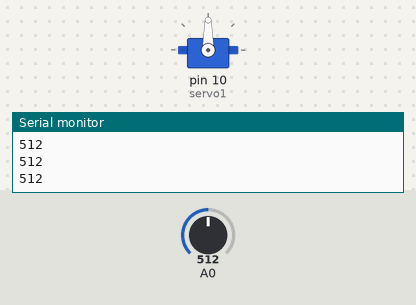
Bench run of a sketch on a simulated Arduino Uno, built with avr-gcc and run on an emulated ATmega328P. Parts: servo, the last lines printed to the serial monitor. The inputs (shaded band) are chosen by the test bench; at power-on: A0 = 512.

Above: at 1.2 s.
1.3 s: A0 set to 267
2.8 s: A0 set to 241
At 3.4 s:
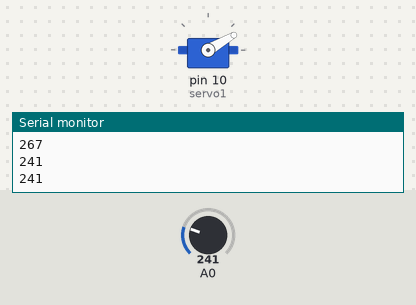
4.3 s: A0 set to 260
At 4.6 s:
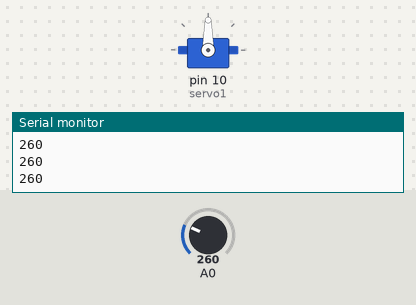
5.8 s: A0 set to 240
At 6.8 s:
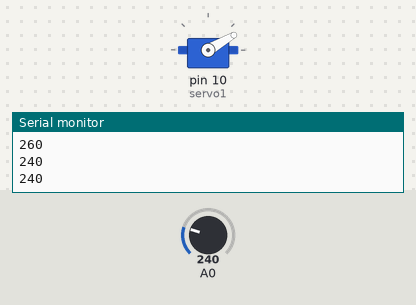
Timing chart, 0 to 8.3 s (numbered marks = the images above; inputs shaded):
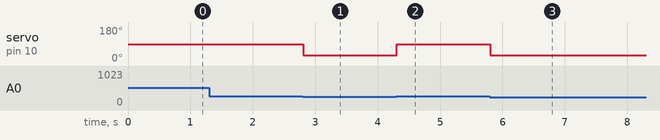

The sketch:

PhotoresistorwithServomotor.ino
```cpp
#include <Servo.h>
#define unpress 90
#define press_angle 30

Servo servo1;
int sensor;
int threshold = 250;

void setup() {
  // put your setup code here, to run once:
  servo1.attach(10);
  servo1.write(unpress);
  Serial.begin(9600);

}

void loop() {
  // put your main code here, to run repeatedly:

  sensor = analogRead(A0);
  Serial.println(sensor);
  servo1.write(unpress);
  if (threshold > sensor){
    servo1.write(press_angle);
    delay(500);
    }

}
```

Measured:
- the behaviour switches between 250 and 249 on A0 (found by bisection; images 0 and 1)
- after the input at 2.8 s, servo on pin 10 (servo1): 90° → 30° at once
- after the input at 4.3 s, servo on pin 10 (servo1): 30° → 90° at once
- after the input at 5.8 s, servo on pin 10 (servo1): 90° → 30° at once
